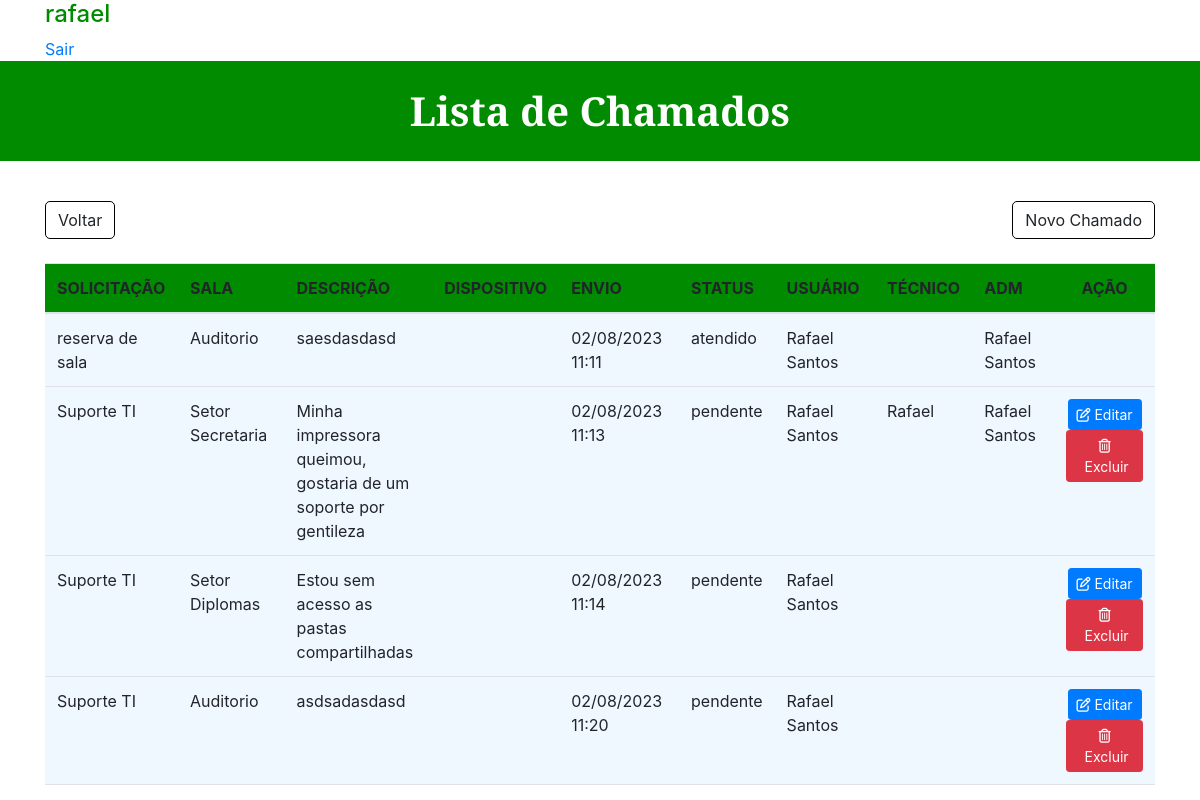
Screenshot of /minhas_solicitacoes.php (signed in) with the database file from the repository.
### tables this page shows
CREATE TABLE `tb_chamados` (
  `id_chamado` int(3) NOT NULL,
  `tipo_problema` varchar(75) NOT NULL,
  `descricao` varchar(300) NOT NULL,
  `status` varchar(10) NOT NULL DEFAULT 'pendente',
  `sala` varchar(45) DEFAULT NULL,
  `iditem` varchar(5) DEFAULT NULL,
  `data_envio` varchar(18) DEFAULT NULL,
  `iduser` varchar(50) DEFAULT NULL,
  `idtec` varchar(50) DEFAULT NULL,
  `iduser_adm` varchar(50) DEFAULT NULL
);

### minhas_solicitacoes.php (the view, shortened to what this page needs)
<?php
include 'conexao.php';
?>
<!DOCTYPE html>
<html>
<head>
	<link rel="stylesheet" href="https://stackpath.bootstrapcdn.com/bootstrap/4.4.1/css/bootstrap.min.css">
</head>
<body>
	<div class="container">
		<h4 style="color: #008B00;"><?php echo $_SESSION['login'];?></h4>
		<a style="color: #007bff;" id="formLogin" href="logout.php">Sair</a>
	</div>
	<h1 id="formTitulo" style="background-color: #008B00;">Lista de Chamados</h1>
	<div class="container" style="margin-top: 40px">
		<div style="text-align: left;">
		 		<a href="menu.php" role="button" class="btn" style="border-radius: 1px; border-color: black; border-radius: 5px;">Voltar</a>
		        <a href="pagina_chamado.php" role="button" class="btn float-right" style="border-radius: 1px; border-color: black; border-radius: 5px;">Novo Chamado</a>
		<br><br>
		<table class="table">
		  <thead style="background-color: #008B00;">
		    <tr>
		      <th scope="col">SOLICITAÇÃO</th>
		      <th scope="col">SALA</th>
		      <th scope="col">DESCRIÇÃO</th>
		      <th scope="col">DISPOSITIVO</th>
		      <th scope="col">ENVIO</th>
		      <th scope="col">STATUS</th>
		      <th scope="col">USUÁRIO</th>
		      <th scope="col">TÉCNICO</th>
		      <th scope="col">ADM</th>
		      <th scope="col"><center>AÇÃO</center></th>
		    </tr>
		  </thead>
		  <tbody>
		    	<?php
		    		$login = $_SESSION['login'];
					$sql = "SELECT * FROM `tb_usuario` WHERE login = '$login'";
			    	$busca1 			= 	mysqli_query($conexao,$sql);
			    	$array1 			= 	mysqli_fetch_array($busca1);
			    	$nome_user 			=	$array1['nome_user'];
		    		$sql = "SELECT * FROM `tb_chamados` WHERE iduser = '$nome_user'";
		    		$busca = mysqli_query($conexao,$sql);
		    		while ($array = mysqli_fetch_array($busca)) {
		    			$id 			=	$array['id_chamado'];
		    			$tipo_problema	=	$array['tipo_problema'];
		    			$sala 			=	$array['sala'];
		    			$descricao		=	$array['descricao'];
		   				$iditem 		=	$array['iditem'];
		   				$data_envio		=	$array['data_envio'];
		    			$status 		=	$array['status'];
		   				$iduser 		=	$array['iduser'];
		   				$idtec 			=	$array['idtec'];
		   				$iduser_adm		=	$array['iduser_adm'];
		    		?>
					<tr>
		      		<td style="background-color: #F0F8FF;"><?php echo $tipo_problema 		?></td>
		      		<td style="background-color: #F0F8FF;"><?php echo $sala 	 			?></td>
		      		<td style="background-color: #F0F8FF; word-wrap: break-word; max-width: 200px;"><?php echo $descricao ?></td>
		      		<td style="background-color: #F0F8FF;"><?php echo $iditem 				?></td>
		      		<td style="background-color: #F0F8FF;"><?php echo $data_envio 			?></td>
		      		<td style="background-color: #F0F8FF;"><?php echo $status 				?></td>
		      		<td style="background-color: #F0F8FF;"><?php echo $iduser 				?></td>
		      		<td style="background-color: #F0F8FF;"><?php echo $idtec 				?></td>
		      		<td style="background-color: #F0F8FF;"><?php echo $iduser_adm			?></td>
		   			<?php if ($status == 'pendente') { ?>
		      		<td style="background-color: #F0F8FF;"><center>
		      			<a class="btn btn-primary btn-sm" href="editar_solicitacao_usuario.php?id=<?php echo $id ?>" role="button"><i class="far fa-edit"></i>&nbsp;Editar</a>
		      			<a class="btn btn-danger btn-sm" style="color:#fff" href="_deletar_solicitacao_usuario.php?id=<?php echo $id ?>" role="button"><i class="far fa-trash-alt"></i>&nbsp;Excluir</a>
		      		</center></td>
		   				<?php } ?>
		   				<?php if ($status == 'atendido') { ?>
		      				<td style="background-color: #F0F8FF;"></td>
		   				<?php } ?>
		      	<?php } ?>
		    </tr>
		  </tbody>
		</table>
	</div>
</body>
</html>

### minhas_solicitacoes.php (style rules this page uses)
#formTitulo { margin-top: 0px; background-color: #ffc107; color: #ffffff; align-items: center; justify-content: center; border-radius: 0px; font-weight: bold; font-family: 'Libre Baskerville', serif; height: 100px; display: flex; }
.table tbody tr { border-bottom: 1px solid #dee2e6; }

### rows the page displays
tb_chamados: tipo_problema "reserva de sala", sala "Auditorio", descricao "saesdasdasd", data_envio "02/08/2023 11:11", status "atendido", iduser "Rafael Santos", iduser_adm "Rafael Santos"
tb_chamados: tipo_problema "Suporte TI", sala "Setor Secretaria", descricao "Minha impressora queimou, gostaria de um soporte por gentileza", data_envio "02/08/2023 11:13", status "pendente", iduser "Rafael Santos", idtec "Rafael", iduser_adm "Rafael Santos"
tb_chamados: tipo_problema "Suporte TI", sala "Setor Diplomas", descricao "Estou sem acesso as pastas compartilhadas", data_envio "02/08/2023 11:14", status "pendente", iduser "Rafael Santos"
tb_chamados: tipo_problema "Suporte TI", sala "Auditorio", descricao "asdsadasdasd", data_envio "02/08/2023 11:20", status "pendente", iduser "Rafael Santos"

### other values shown
$_SESSION['login'] "rafael"
